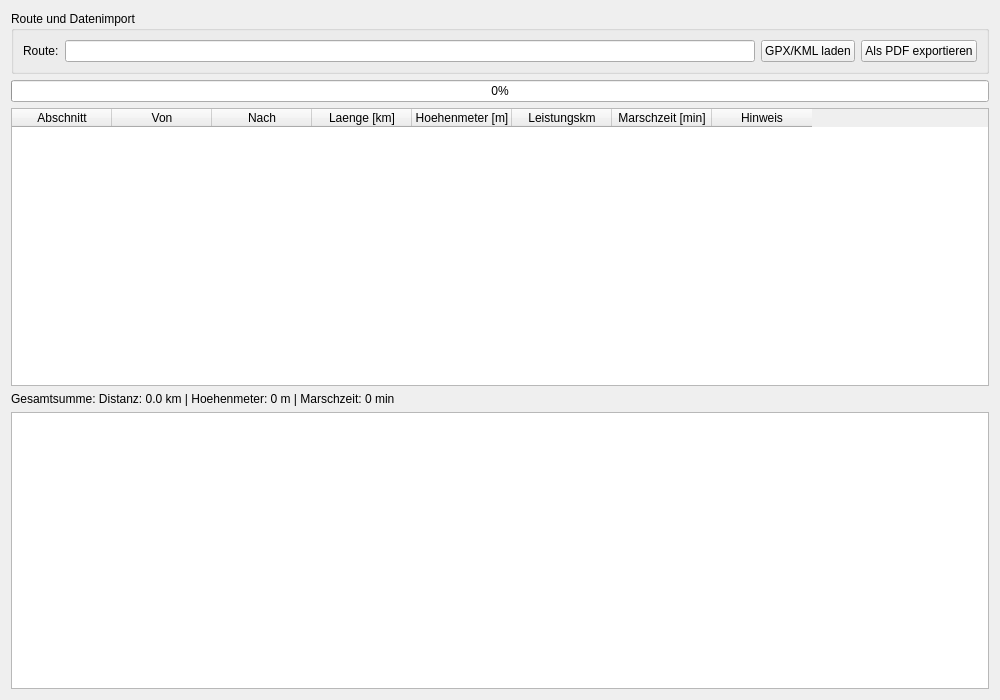
<?xml version="1.0" encoding="UTF-8"?>
<ui version="4.0">
 <class>MarschzeitBerechnung</class>
 <widget class="QWidget" name="MarschzeitBerechnung">
  <property name="geometry">
   <rect>
    <x>0</x>
    <y>0</y>
    <width>1000</width>
    <height>700</height>
   </rect>
  </property>
  <property name="windowTitle">
   <string>Marschzeitberechnung</string>
  </property>
  <layout class="QVBoxLayout" name="verticalLayout">
   <item>
    <widget class="QGroupBox" name="groupBox">
     <property name="title">
      <string>Route und Datenimport</string>
     </property>
     <layout class="QHBoxLayout" name="horizontalLayout_top">
      <item>
       <widget class="QLabel" name="labelRoute">
        <property name="text">
         <string>Route:</string>
        </property>
       </widget>
      </item>
      <item>
       <widget class="QLineEdit" name="lineEditRoute"/>
      </item>
      <item>
       <widget class="QPushButton" name="pushButtonLoad">
        <property name="text">
         <string>GPX/KML laden</string>
        </property>
       </widget>
      </item>
      <item>
       <widget class="QPushButton" name="pushButtonExportPDF">
        <property name="text">
         <string>Als PDF exportieren</string>
        </property>
       </widget>
      </item>
     </layout>
    </widget>
   </item>
   <item>
    <widget class="QProgressBar" name="progressBar">
     <property name="value">
      <number>0</number>
     </property>
     <property name="textVisible">
      <bool>true</bool>
     </property>
    </widget>
   </item>
   <item>
    <widget class="QTableWidget" name="tableWidget">
     <property name="rowCount">
      <number>0</number>
     </property>
     <property name="columnCount">
      <number>8</number>
     </property>
     <column>
      <property name="text">
       <string>Abschnitt</string>
      </property>
     </column>
     <column>
      <property name="text">
       <string>Von</string>
      </property>
     </column>
     <column>
      <property name="text">
       <string>Nach</string>
      </property>
     </column>
     <column>
      <property name="text">
       <string>Laenge [km]</string>
      </property>
     </column>
     <column>
      <property name="text">
       <string>Hoehenmeter [m]</string>
      </property>
     </column>
     <column>
      <property name="text">
       <string>Leistungskm</string>
      </property>
     </column>
     <column>
      <property name="text">
       <string>Marschzeit [min]</string>
      </property>
     </column>
     <column>
      <property name="text">
       <string>Hinweis</string>
      </property>
     </column>
    </widget>
   </item>
   <item>
    <widget class="QLabel" name="labelSummary">
     <property name="text">
      <string>Gesamtsumme: Distanz: 0.0 km | Hoehenmeter: 0 m | Marschzeit: 0 min</string>
     </property>
    </widget>
   </item>
   <item>
    <widget class="QGraphicsView" name="graphicsViewProfil">
     <property name="toolTip">
      <string>Höhenprofil</string>
     </property>
    </widget>
   </item>
  </layout>
 </widget>
 <resources/>
 <connections/>
</ui>
